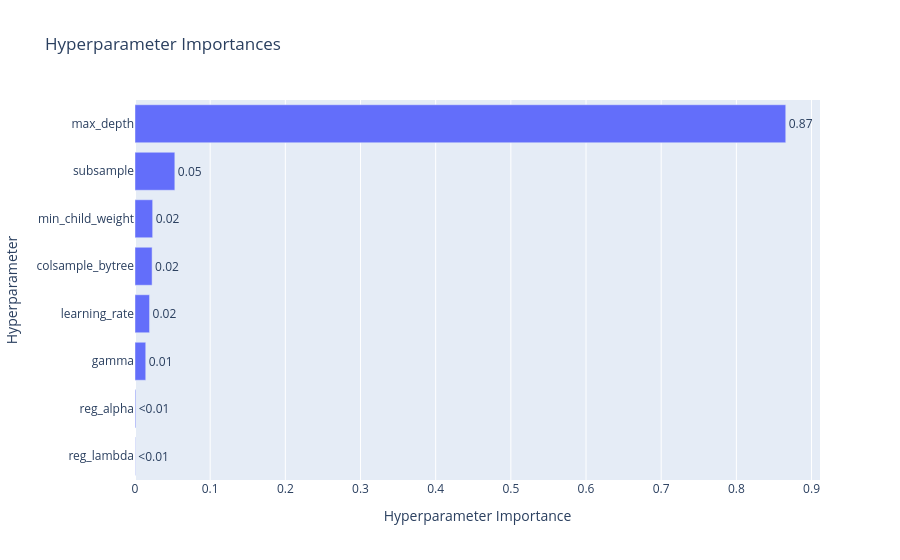

Notebook code cell kept with this figure:
### Markdown cell above
Best params were found before trial 20 no point in further tuning

### Code cell
optuna.visualization.plot_param_importances(study)

### Figure 1 — Plotly figure (JSON) as saved in the notebook; plotly's stock layout.template omitted (floating-point values rounded to 4 significant figures)
{"data": [{"cliponaxis": false, "hovertemplate": ["reg_lambda (FloatDistribution): 0.00042824179183715346<extra></extra>", "reg_alpha (FloatDistribution): 0.0009778622055571433<extra></extra>", "gamma (FloatDistribution): 0.01428838675594826<extra></extra>", "learning_rate (FloatDistribution): 0.01936913148932953<extra></extra>", "colsample_bytree (FloatDistribution): 0.022751787654996965<extra></extra>", "min_child_weight (IntDistribution): 0.02350492995913237<extra></extra>", "subsample (FloatDistribution): 0.052983352503130354<extra></extra>", "max_depth (IntDistribution): 0.8656963076400681<extra></extra>"], "name": "Objective Value", "orientation": "h", "text": ["<0.01", "<0.01", "0.01", "0.02", "0.02", "0.02", "0.05", "0.87"], "textposition": "outside", "type": "bar", "x": [0.0004282, 0.0009779, 0.01429, 0.01937, 0.02275, 0.0235, 0.05298, 0.8657], "y": ["reg_lambda", "reg_alpha", "gamma", "learning_rate", "colsample_bytree", "min_child_weight", "subsample", "max_depth"]}], "layout": {"title": {"text": "Hyperparameter Importances"}, "xaxis": {"title": {"text": "Hyperparameter Importance"}}, "yaxis": {"title": {"text": "Hyperparameter"}}}}
